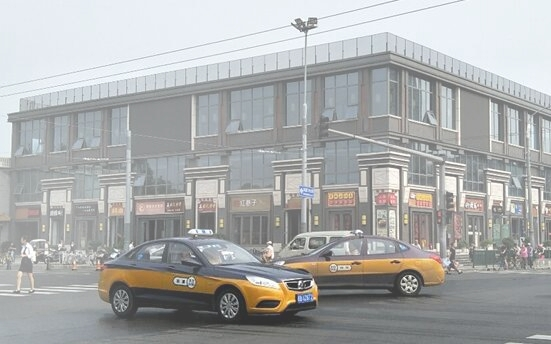
#> input picture input_images/image1/Medium_haze.jpg, 551 x 344 px, found by its file name
$ python Hybrid_dehaze.py
#> lines starting #> are read from the running program, lines starting #| are printed output that depends on the picture; after the words box and inside, x2 and y2 are one past the last pixel; in counts of white or black regions, pixels touching at a corner belong together
"""
Hybrid single-image dehazing: Dark Channel Prior (He et al.) + Fattal (2008)
albedo/transmission decorrelation.

Haze model:  I(x) = J(x) t(x) + A (1 - t(x))

Pipeline
--------
1. DCP       -> atmospheric light A and a robust (but blocky/over-estimating) t_dcp.
2. Fattal    -> local transmission t_fat from the statistical independence of
                surface shading and transmission (detail preserving, but
                unreliable in flat / low-SNR regions).
3. Fusion    -> t_fat is calibrated to t_dcp's scale and blended with a
                per-pixel reliability weight (Fattal where reliable, DCP elsewhere).
4. Refine    -> guided filter, then radiance recovery with a lower bound t0.

Usage:
    Edit INPUT_PATH and OUTPUT_PATH near the bottom of this file, then run:
    python hybrid_dcp_fattal_dehaze.py
Requires: numpy, opencv-python
"""
import sys
import cv2
import numpy as np

EPS = 1e-6


# ----------------------------------------------------------------- utilities
def box(x, r):
    """Mean filter with window (2r+1)."""
    return cv2.boxFilter(x, -1, (2 * r + 1, 2 * r + 1), borderType=cv2.BORDER_REFLECT)


def local_cov(x, y, r):
    return box(x * y, r) - box(x, r) * box(y, r)


def guided_filter(guide, src, r, eps):
    """Gray-guide guided filter (He et al.)."""
    mean_g, mean_s = box(guide, r), box(src, r)
    var_g = box(guide * guide, r) - mean_g ** 2
    cov_gs = box(guide * src, r) - mean_g * mean_s
    a = cov_gs / (var_g + eps)
    b = mean_s - a * mean_g
    return box(a, r) * guide + box(b, r)


# ------------------------------------------------------------------ DCP part
def dark_channel(img, patch=15):
    min_rgb = np.min(img, axis=2)
    kernel = cv2.getStructuringElement(cv2.MORPH_RECT, (patch, patch))
    return cv2.erode(min_rgb, kernel)


def estimate_atmospheric_light(img, dark, top=0.001):
    h, w = dark.shape
    n = max(int(h * w * top), 1)
    idx = np.argpartition(dark.ravel(), -n)[-n:]          # haziest pixels
    cand = img.reshape(-1, 3)[idx]
    brightest = cand[np.argmax(cand.sum(axis=1))]         # pick brightest among them
    return brightest.astype(np.float32)


def transmission_dcp(img, A, omega=0.95, patch=15):
    return 1.0 - omega * dark_channel(img / A.reshape(1, 1, 3), patch)


# --------------------------------------------------------------- Fattal part
def transmission_fattal(img, A, r=3):
    """
    Fattal (2008): split each pixel into a component along the airlight
    direction (I_A) and a residual (I_R). Assuming surface albedo is
    uncorrelated with transmission in a local window, solve for eta
    (the albedo-related scalar) and obtain t.

    Returns t_fat (up to a scale) and a reliability map in [0, 1].
    """
    A_norm = np.linalg.norm(A) + EPS
    A_dir = A / A_norm

    I_A = img @ A_dir                                          # projection on A
    I_norm = np.linalg.norm(img, axis=2)
    I_R = np.sqrt(np.maximum(I_norm ** 2 - I_A ** 2, EPS))     # residual
    h = (I_norm - I_A) / (I_R + EPS)

    c_Ah = local_cov(I_A, h, r)
    c_Rh = local_cov(I_R, h, r)
    eta = c_Ah / (c_Rh + np.sign(c_Rh + EPS) * 1e-5)

    # stabilise eta: clip to sane range and smooth with a larger window
    eta = np.clip(eta, -2.0, 2.0)
    eta = box(eta, 4 * r)

    t = 1.0 - (I_A - eta * I_R) / A_norm

    # reliability: needs signal in I_R and a well-conditioned correlation
    std_R = np.sqrt(np.maximum(local_cov(I_R, I_R, r), 0))
    std_h = np.sqrt(np.maximum(local_cov(h, h, r), 0))
    corr = np.abs(c_Rh) / (std_R * std_h + EPS)
    rel = np.clip(std_R / 0.05, 0, 1) * np.clip(corr / 0.5, 0, 1)
    rel = box(rel, r)
    return t.astype(np.float32), rel.astype(np.float32)


# -------------------------------------------------------------------- hybrid
def fuse_transmission(t_dcp, t_fat, rel, max_fat_weight=0.7):
    """Calibrate Fattal's t to DCP scale, then blend by reliability."""
    haze_d = 1.0 - t_dcp
    haze_f = np.clip(1.0 - t_fat, 0, 1)

    # robust scale factor from reliable pixels
    mask = rel > 0.5
    if mask.sum() > 100:
        s = np.median(haze_d[mask]) / (np.median(haze_f[mask]) + EPS)
        s = float(np.clip(s, 0.3, 3.0))
    else:
        s = 1.0
    t_fat_cal = np.clip(1.0 - s * haze_f, 0.0, 1.0)

    w = max_fat_weight * rel
    return w * t_fat_cal + (1.0 - w) * t_dcp


def dehaze(img_bgr, patch=15, omega=0.95, t0=0.1, fattal_r=3,
           guide_r=40, guide_eps=1e-3):
    img = img_bgr.astype(np.float32) / 255.0

    dark = dark_channel(img, patch)
    A = estimate_atmospheric_light(img, dark)

    t_dcp = transmission_dcp(img, A, omega, patch)
    t_fat, rel = transmission_fattal(img, A, fattal_r)
    t = fuse_transmission(t_dcp, t_fat, rel)

    gray = cv2.cvtColor(img, cv2.COLOR_BGR2GRAY)
    t = np.clip(guided_filter(gray, t.astype(np.float32), guide_r, guide_eps), t0, 1.0)

    J = (img - A.reshape(1, 1, 3)) / t[..., None] + A.reshape(1, 1, 3)
    J = np.clip(J, 0, 1)
    return (J * 255).astype(np.uint8), t, t_dcp, t_fat, A


# ----------------------------------------------------------------------- MAIN
# >>> SET YOUR PATHS HERE <<<
INPUT_PATH = r"C:\Users\patna\OneDrive\Desktop\IP_1\input_images\image1\Medium_haze.jpg"        # input hazy image
OUTPUT_PATH = r"C:\Users\patna\OneDrive\Desktop\IP_1\Hybrid_Results\DCP.Fattal_Results\image1\Medium_hazed.jpg"    # output (hazy | dehazed side by side)


def main():
    img = cv2.imread(INPUT_PATH)
#> img is the input picture: shape (344, 551, 3); mean B, G, R 172.4, 172.8, 171.4
    if img is None:
        sys.exit(f"Cannot read {INPUT_PATH}")

    J, t, t_dcp, t_fat, A = dehaze(img)
#> in dark_channel, `return cv2.erode(min_rgb, kernel)`:
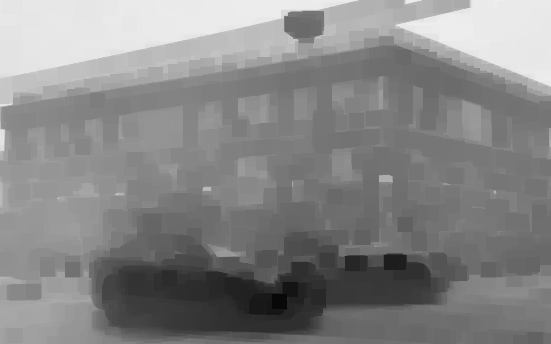
#> returned value: shape (344, 551) float32; min 0.0314, max 0.929, mean 0.527
#> in estimate_atmospheric_light, `idx = np.argpartition(dark.ravel(), -n)[-n:]`: idx = 189 values, max 21402 at index 166, min 495 at index 19, mean 15821.2
#> in estimate_atmospheric_light, `cand = img.reshape(-1, 3)[idx]`: cand = 189 rows, first 8: [0.965, 0.949, 0.929], [0.973, 0.949, 0.929], [0.965, 0.949, 0.929], [0.973, 0.949, 0.929], [0.965, 0.949, 0.929], [0.973, 0.949, 0.929], [0.965, 0.949, 0.929], [0.973, 0.949, 0.929]
#> in estimate_atmospheric_light, `brightest = cand[np.argmax(cand.sum(axis=1))]`: brightest = [0.976, 0.953, 0.933]
#> in transmission_fattal, `A_norm = np.linalg.norm(A) + EPS`: A_norm = 1.65
#> in transmission_fattal, `A_dir = A / A_norm`: A_dir = [0.591, 0.576, 0.565]
#> in fuse_transmission, `mask = rel > 0.5`:
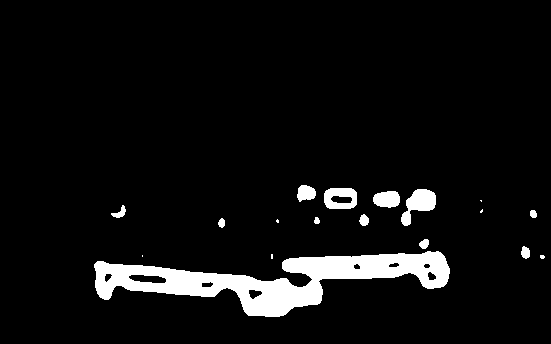
#> mask: shape (344, 551) bool; 6.2% white; 18 white regions (6 under 20 px), largest, box (x1, y1, x2, y2) and area: (94, 251, 450, 317) 9513, (401, 189, 436, 226) 665, (324, 188, 357, 209) 523
#> in fuse_transmission, `s = np.median(haze_d[mask]) / (np.median(haze_f[mask]) + EPS)`: s = 0.362
#> in guided_filter, `var_g = box(guide * guide, r) - mean_g ** 2`:
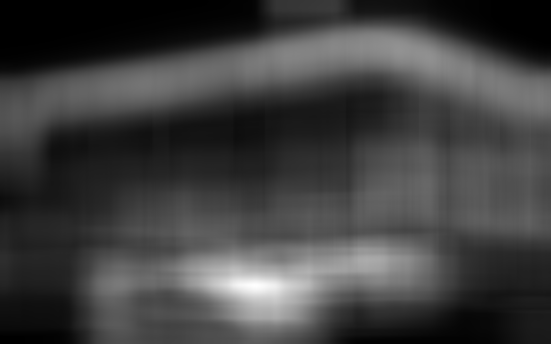
#> var_g: shape (344, 551) float32; min 5.48e-06, max 0.0513, mean 0.013; drawn with min black and max white
#> in guided_filter, `cov_gs = box(guide * src, r) - mean_g * mean_s`:
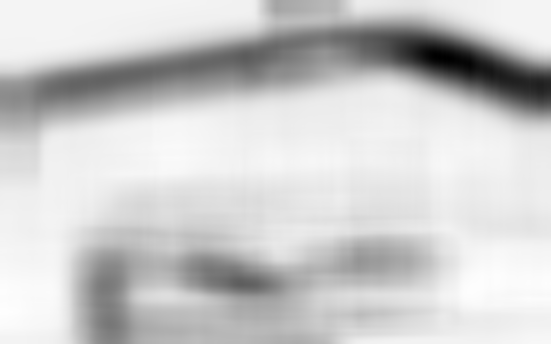
#> cov_gs: shape (344, 551) float32; min -0.0302, max 0.00133, mean -0.00497; drawn with min black and max white
#> in guided_filter, `a = cov_gs / (var_g + eps)`:
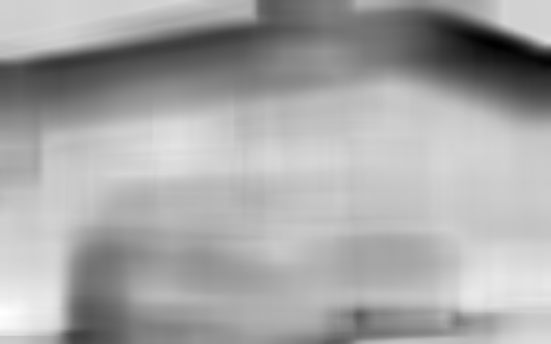
#> a: shape (344, 551) float32; min -1.5, max 0.319, mean -0.311; drawn with min black and max white
#> in guided_filter, `b = mean_s - a * mean_g`:
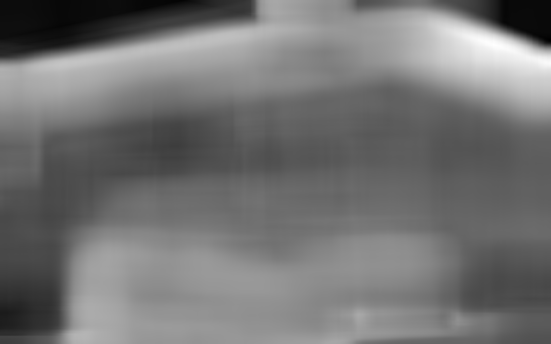
#> b: shape (344, 551) float32; min 0.026, max 1.55, mean 0.714; drawn with min black and max white
#> in box (call 20), `return cv2.boxFilter(x, -1, (2 * r + 1, 2 * r + 1), borderType=cv2.BOR..`:
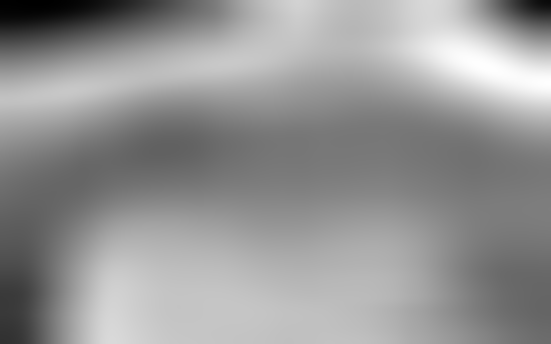
#> returned value: shape (344, 551) float32; min 0.1, max 1.15, mean 0.714; drawn with min black and max white
#> A = [0.976, 0.953, 0.933]
    print("Atmospheric light (BGR):", np.round(A, 3))
#| Atmospheric light (BGR): [0.976 0.953 0.933]

    def vis(m):
        return cv2.cvtColor((np.clip(m, 0, 1) * 255).astype(np.uint8), cv2.COLOR_GRAY2BGR)

    cv2.imwrite(OUTPUT_PATH, np.hstack([img, J]))
    cv2.imwrite(OUTPUT_PATH.rsplit(".", 1)[0] + "_transmission.png",
                np.hstack([vis(t_dcp), vis(t_fat), vis(t)]))
    print(f"Saved {OUTPUT_PATH} (left: hazy, right: dehazed) and transmission maps "
          f"(DCP | Fattal | Hybrid).")


if __name__ == "__main__":
    main()
